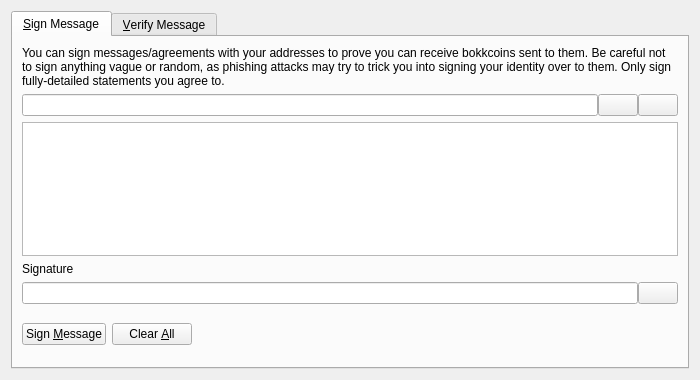
<?xml version="1.0" encoding="UTF-8"?>
<ui version="4.0">
 <class>SignVerifyMessageDialog</class>
 <widget class="QDialog" name="SignVerifyMessageDialog">
  <property name="geometry">
   <rect>
    <x>0</x>
    <y>0</y>
    <width>700</width>
    <height>380</height>
   </rect>
  </property>
  <property name="windowTitle">
   <string>Signatures - Sign / Verify a Message</string>
  </property>
  <property name="modal">
   <bool>true</bool>
  </property>
  <layout class="QVBoxLayout" name="verticalLayout">
   <item>
    <widget class="QTabWidget" name="tabWidget">
     <property name="currentIndex">
      <number>0</number>
     </property>
     <widget class="QWidget" name="tabSignMessage">
      <attribute name="title">
       <string>&amp;Sign Message</string>
      </attribute>
      <layout class="QVBoxLayout" name="verticalLayout_SM">
       <item>
        <widget class="QLabel" name="infoLabel_SM">
         <property name="text">
          <string>You can sign messages/agreements with your addresses to prove you can receive bokkcoins sent to them. Be careful not to sign anything vague or random, as phishing attacks may try to trick you into signing your identity over to them. Only sign fully-detailed statements you agree to.</string>
         </property>
         <property name="textFormat">
          <enum>Qt::PlainText</enum>
         </property>
         <property name="wordWrap">
          <bool>true</bool>
         </property>
        </widget>
       </item>
       <item>
        <layout class="QHBoxLayout" name="horizontalLayout_1_SM">
         <property name="spacing">
          <number>0</number>
         </property>
         <item>
          <widget class="QValidatedLineEdit" name="addressIn_SM">
           <property name="toolTip">
            <string>The Bokkcoin address to sign the message with</string>
           </property>
          </widget>
         </item>
         <item>
          <widget class="QPushButton" name="addressBookButton_SM">
           <property name="toolTip">
            <string>Choose previously used address</string>
           </property>
           <property name="text">
            <string/>
           </property>
           <property name="icon">
            <iconset resource="../bitcoin.qrc">
             <normaloff>:/icons/address-book</normaloff>:/icons/address-book</iconset>
           </property>
           <property name="shortcut">
            <string>Alt+A</string>
           </property>
           <property name="autoDefault">
            <bool>false</bool>
           </property>
          </widget>
         </item>
         <item>
          <widget class="QPushButton" name="pasteButton_SM">
           <property name="toolTip">
            <string>Paste address from clipboard</string>
           </property>
           <property name="text">
            <string/>
           </property>
           <property name="icon">
            <iconset resource="../bitcoin.qrc">
             <normaloff>:/icons/editpaste</normaloff>:/icons/editpaste</iconset>
           </property>
           <property name="shortcut">
            <string>Alt+P</string>
           </property>
           <property name="autoDefault">
            <bool>false</bool>
           </property>
          </widget>
         </item>
        </layout>
       </item>
       <item>
        <widget class="QPlainTextEdit" name="messageIn_SM">
         <property name="toolTip">
          <string>Enter the message you want to sign here</string>
         </property>
        </widget>
       </item>
       <item>
        <widget class="QLabel" name="signatureLabel_SM">
         <property name="text">
          <string>Signature</string>
         </property>
         <property name="textFormat">
          <enum>Qt::PlainText</enum>
         </property>
        </widget>
       </item>
       <item>
        <layout class="QHBoxLayout" name="horizontalLayout_2_SM">
         <property name="spacing">
          <number>0</number>
         </property>
         <item>
          <widget class="QLineEdit" name="signatureOut_SM">
           <property name="font">
            <font>
             <italic>true</italic>
            </font>
           </property>
           <property name="readOnly">
            <bool>true</bool>
           </property>
          </widget>
         </item>
         <item>
          <widget class="QPushButton" name="copySignatureButton_SM">
           <property name="toolTip">
            <string>Copy the current signature to the system clipboard</string>
           </property>
           <property name="text">
            <string/>
           </property>
           <property name="icon">
            <iconset resource="../bitcoin.qrc">
             <normaloff>:/icons/editcopy</normaloff>:/icons/editcopy</iconset>
           </property>
           <property name="autoDefault">
            <bool>false</bool>
           </property>
          </widget>
         </item>
        </layout>
       </item>
       <item>
        <layout class="QHBoxLayout" name="horizontalLayout_3_SM">
         <item>
          <widget class="QPushButton" name="signMessageButton_SM">
           <property name="toolTip">
            <string>Sign the message to prove you own this Bokkcoin address</string>
           </property>
           <property name="text">
            <string>Sign &amp;Message</string>
           </property>
           <property name="icon">
            <iconset resource="../bitcoin.qrc">
             <normaloff>:/icons/edit</normaloff>:/icons/edit</iconset>
           </property>
           <property name="autoDefault">
            <bool>false</bool>
           </property>
          </widget>
         </item>
         <item>
          <widget class="QPushButton" name="clearButton_SM">
           <property name="toolTip">
            <string>Reset all sign message fields</string>
           </property>
           <property name="text">
            <string>Clear &amp;All</string>
           </property>
           <property name="icon">
            <iconset resource="../bitcoin.qrc">
             <normaloff>:/icons/remove</normaloff>:/icons/remove</iconset>
           </property>
           <property name="autoDefault">
            <bool>false</bool>
           </property>
          </widget>
         </item>
         <item>
          <spacer name="horizontalSpacer_1_SM">
           <property name="orientation">
            <enum>Qt::Horizontal</enum>
           </property>
           <property name="sizeHint" stdset="0">
            <size>
             <width>40</width>
             <height>48</height>
            </size>
           </property>
          </spacer>
         </item>
         <item>
          <widget class="QLabel" name="statusLabel_SM">
           <property name="font">
            <font>
             <weight>75</weight>
             <bold>true</bold>
            </font>
           </property>
           <property name="text">
            <string/>
           </property>
           <property name="wordWrap">
            <bool>true</bool>
           </property>
          </widget>
         </item>
         <item>
          <spacer name="horizontalSpacer_2_SM">
           <property name="orientation">
            <enum>Qt::Horizontal</enum>
           </property>
           <property name="sizeHint" stdset="0">
            <size>
             <width>40</width>
             <height>48</height>
            </size>
           </property>
          </spacer>
         </item>
        </layout>
       </item>
      </layout>
     </widget>
     <widget class="QWidget" name="tabVerifyMessage">
      <attribute name="title">
       <string>&amp;Verify Message</string>
      </attribute>
      <layout class="QVBoxLayout" name="verticalLayout_VM">
       <item>
        <widget class="QLabel" name="infoLabel_VM">
         <property name="text">
          <string>Enter the receiver's address, message (ensure you copy line breaks, spaces, tabs, etc. exactly) and signature below to verify the message. Be careful not to read more into the signature than what is in the signed message itself, to avoid being tricked by a man-in-the-middle attack. Note that this only proves the signing party receives with the address, it cannot prove sendership of any transaction!</string>
         </property>
         <property name="textFormat">
          <enum>Qt::PlainText</enum>
         </property>
         <property name="alignment">
          <set>Qt::AlignLeading|Qt::AlignLeft|Qt::AlignTop</set>
         </property>
         <property name="wordWrap">
          <bool>true</bool>
         </property>
        </widget>
       </item>
       <item>
        <layout class="QHBoxLayout" name="horizontalLayout_1_VM">
         <property name="spacing">
          <number>0</number>
         </property>
         <item>
          <widget class="QValidatedLineEdit" name="addressIn_VM">
           <property name="toolTip">
            <string>The Bokkcoin address the message was signed with</string>
           </property>
          </widget>
         </item>
         <item>
          <widget class="QPushButton" name="addressBookButton_VM">
           <property name="toolTip">
            <string>Choose previously used address</string>
           </property>
           <property name="text">
            <string/>
           </property>
           <property name="icon">
            <iconset resource="../bitcoin.qrc">
             <normaloff>:/icons/address-book</normaloff>:/icons/address-book</iconset>
           </property>
           <property name="shortcut">
            <string>Alt+A</string>
           </property>
           <property name="autoDefault">
            <bool>false</bool>
           </property>
          </widget>
         </item>
        </layout>
       </item>
       <item>
        <widget class="QPlainTextEdit" name="messageIn_VM"/>
       </item>
       <item>
        <widget class="QValidatedLineEdit" name="signatureIn_VM"/>
       </item>
       <item>
        <layout class="QHBoxLayout" name="horizontalLayout_2_VM">
         <item>
          <widget class="QPushButton" name="verifyMessageButton_VM">
           <property name="toolTip">
            <string>Verify the message to ensure it was signed with the specified Bokkcoin address</string>
           </property>
           <property name="text">
            <string>Verify &amp;Message</string>
           </property>
           <property name="icon">
            <iconset resource="../bitcoin.qrc">
             <normaloff>:/icons/transaction_0</normaloff>:/icons/transaction_0</iconset>
           </property>
           <property name="autoDefault">
            <bool>false</bool>
           </property>
          </widget>
         </item>
         <item>
          <widget class="QPushButton" name="clearButton_VM">
           <property name="toolTip">
            <string>Reset all verify message fields</string>
           </property>
           <property name="text">
            <string>Clear &amp;All</string>
           </property>
           <property name="icon">
            <iconset resource="../bitcoin.qrc">
             <normaloff>:/icons/remove</normaloff>:/icons/remove</iconset>
           </property>
           <property name="autoDefault">
            <bool>false</bool>
           </property>
          </widget>
         </item>
         <item>
          <spacer name="horizontalSpacer_1_VM">
           <property name="orientation">
            <enum>Qt::Horizontal</enum>
           </property>
           <property name="sizeHint" stdset="0">
            <size>
             <width>40</width>
             <height>48</height>
            </size>
           </property>
          </spacer>
         </item>
         <item>
          <widget class="QLabel" name="statusLabel_VM">
           <property name="font">
            <font>
             <weight>75</weight>
             <bold>true</bold>
            </font>
           </property>
           <property name="text">
            <string/>
           </property>
           <property name="wordWrap">
            <bool>true</bool>
           </property>
          </widget>
         </item>
         <item>
          <spacer name="horizontalSpacer_2_VM">
           <property name="orientation">
            <enum>Qt::Horizontal</enum>
           </property>
           <property name="sizeHint" stdset="0">
            <size>
             <width>40</width>
             <height>48</height>
            </size>
           </property>
          </spacer>
         </item>
        </layout>
       </item>
      </layout>
     </widget>
    </widget>
   </item>
  </layout>
 </widget>
 <customwidgets>
  <customwidget>
   <class>QValidatedLineEdit</class>
   <extends>QLineEdit</extends>
   <header>qvalidatedlineedit.h</header>
  </customwidget>
 </customwidgets>
 <resources>
  <include location="../bitcoin.qrc"/>
 </resources>
 <connections/>
</ui>
